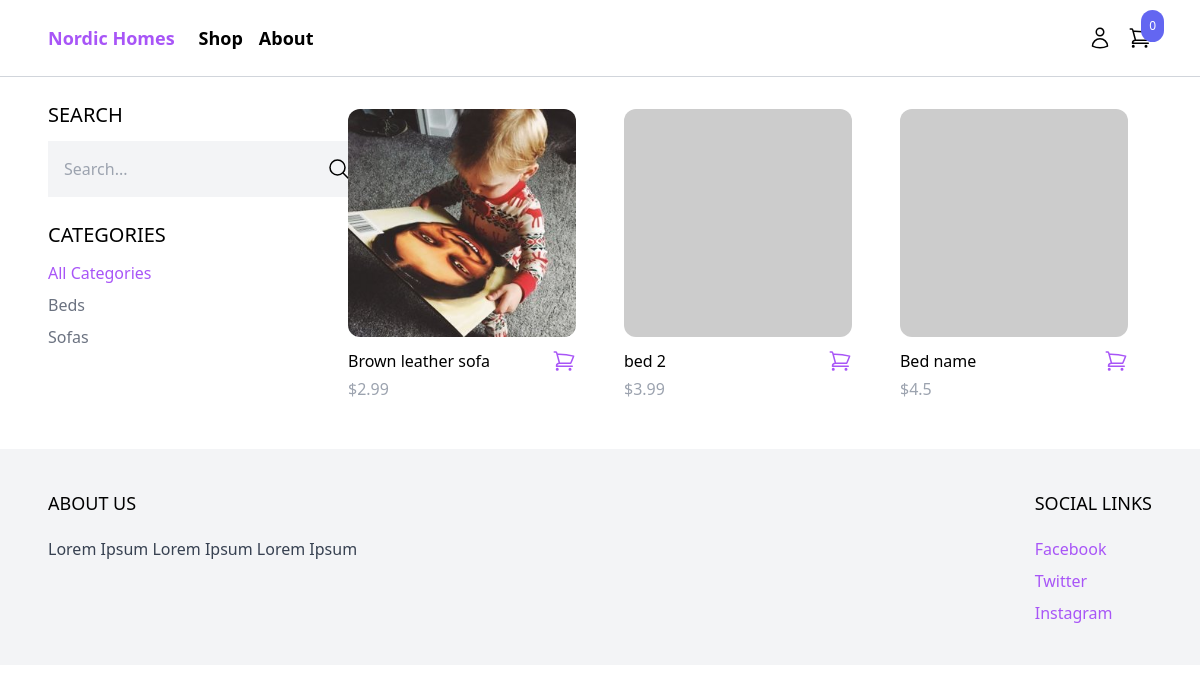
The app's page /shop/ with its own data.
### product/models.py (models this page shows, shortened)
class Category(models.Model):
    name = models.CharField(max_length=255)
    slug = models.SlugField()
    class Meta:
        ordering = ('name',)

class Product(models.Model):
    category = models.ForeignKey(Category, related_name='products', on_delete=models.CASCADE)
    name = models.CharField(max_length=255)
    slug = models.SlugField()
    description = models.TextField(blank=True, null=True)
    price = models.IntegerField()
    created_at = models.DateTimeField(auto_now_add=True)
    image = models.ImageField(upload_to='uploads/', blank=True, null=True)
    thumbnail = models.ImageField(upload_to='uploads/', blank=True, null=True)
    class Meta:
        ordering = ('-created_at',)
    def get_display_price(self):
        return self.price / 100
    def get_thumbnail(self):
        if self.thumbnail:
            return self.thumbnail.url
        else:
            if self.image:
                self.thumbnail = self.make_thumbnail(self.image)
                self.save()
                return self.thumbnail.url
            else:
                return 'https://via.placeholder.com/240x240.jpg'

### core/views.py (the view)
# urls.py: path('shop/', shop, name='shop'),
def shop(request):
    categories = Category.objects.all()
    products = Product.objects.all()
    active_category = request.GET.get('category','')
    if active_category:
        products = products.filter(category__slug=active_category)
    query = request.GET.get('query','')
    if query:
        products = products.filter(Q(name__icontains=query) | Q(description__icontains=query))
    context = {
        'categories': categories,
        'products': products,
        'active_category': active_category
    }
    return render(request,'core/shop.html', context)

### cart/cart.py (called while the page is built)
    def __len__(self):
        return sum(item['quantity'] for item in self.cart.values())

### cart/context_processors.py (called while the page is built)
def cart(request):
    return {'cart': Cart(request)}

### core/templates/core/shop.html (shortened to what this page needs)
{% extends 'core/base.html' %}
{% block content %}
<div class="max-w-6xl mx-auto flex flex-wrap items-start py-6 px-6 xl:px-0">
    <div class="filters w-full lg:w-1/4 ">
        <h3 class="mb-3 text-xl uppercase">Search</h3>
        <form method="get" action=".">
            <div class="flex">
                <input type="text" name="query" class="p-4 bg-gray-100 border-0" placeholder="Search...">
                <button class="p-4 bg-gray-100 border-0">
                    <svg xmlns="http://www.w3.org/2000/svg" fill="none" viewBox="0 0 24 24" stroke-width="1.5" stroke="currentColor" class="w-6 h-6">
                        <path stroke-linecap="round" stroke-linejoin="round" d="m21 21-5.197-5.197m0 0A7.5 7.5 0 1 0 5.196 5.196a7.5 7.5 0 0 0 10.607 10.607Z" />
                    </svg>
                </button>
            </div>
        </form>
        <h3 class="mt-6 mb-3 text-xl uppercase">Categories</h3>
        <ul class="space-y-2">
            <li><a href="{%url 'shop' %}" class="{% if not active_category %}text-purple-500{%else%}text-gray-500{% endif %}">All Categories</a></li>
            {% for category in categories%}
                <li><a href="{% url 'shop' %}?category={{ category.slug }}" class="{% if category.slug == active_category %}text-purple-500{%else%}text-gray-500{% endif %}">{{category.name}}</a></li>
            {%endfor%}
        </ul>
    </div>
    <div class="products w-full lg:w-3/4 -mt-4 flex items-center flex-wrap">
        {% for product in products %}
            {% include 'product/partials/product_list_item.html' %}
        {% endfor %}
    </div>
</div>
{% endblock %}

### product/templates/product/partials/product_list_item.html (shortened to what this page needs)
<div class="w-full md:w-1/3 xl:w-1/4 p-6">
    <a href="{% url 'product' product.slug %}">
        <img class="rounded-xl hover:shadow-lg" src="{{ product.get_thumbnail }}" alt="">
    </a>
    <div class="pt-3 flex items-center justify-between">
        <a href="{% url 'product' product.slug %}">{{product.name}}</a>
        <a
            hx-get="{% url 'add_to_cart' product.id %}"
            hx-target="#menu-cart-button"
            hx-swap="outerHTML"
            href="{% url 'product' product.slug %}"
            class="text-purple-500 hover:text-purple-800"
        >
        </a>
    </div>
    <p class="pt-1 text-gray-400">${{ product.get_display_price }}</p>
</div>

### records on screen
Category: name "Beds"
Category: name "Sofas"
Product: get_thumbnail (picture), name "Brown leather sofa", get_display_price "2.99"
Product: name "bed 2", get_display_price "3.99"
Product: name "Bed name", get_display_price "4.5"

### other values on screen
{{ cart|length }} "0"
